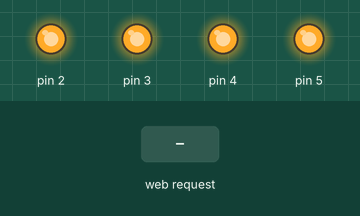
Recording of a sketch running on a simulated Arduino Uno, built for the host (arithmetic inside an expression is 32-bit, double 64-bit). On the bench: output pins drawn as LEDs (lit = HIGH). Inputs (shaded band) come from the test bench. WiFi joins after 1.5 s; servers stay silent unless stated; what the sketch prints to the serial monitor is not drawn.

Above: at 1.2 s.
1.3 s: HTTP request GET /led received
Timing chart, 0 to 4.3 s (numbered marks = the images above; inputs shaded):
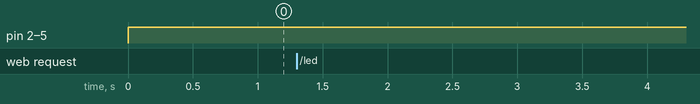

The sketch:

LedLeyente.ino
```cpp
#include <SPI.h>
#include <Ethernet.h>

// Configuración de red
byte mac[] = { 0xDE, 0xAD, 0xBE, 0xEF, 0xFE, 0xED };
IPAddress ip(10, 0, 0, 178);

EthernetServer server(80);
struct Rele {
	int pin;
	bool On = true;
	String corriente, Potencia;
};
String Cadena = "";
Rele rele[4];
const int analogPins[] = { A0, A1, A2, A3 };
int i;
void setup() {
	for (int i = 0; i < 4; i++) {
		rele[i].pin = 5 - i;
		pinMode(rele[i].pin, OUTPUT);
		digitalWrite(rele[i].pin, LOW);
	}
	Ethernet.begin(mac, ip);
	server.begin();
	Serial.begin(9600);
	Serial.print("Servidor iniciado en: ");
	Serial.println(Ethernet.localIP());
}

void loop() {
	Web();
	for (i = 0; i < 4; i++) {
		digitalWrite(rele[i].pin, rele[i].On);
	}
}
void Web() {
	EthernetClient client = server.available();
	if (client) {
		String req = "";
		while (client.connected()) {
			if (client.available()) {
				char c = client.read();
				req += c;
				if (c == '\n') {  // Procesar petición
					ProcesarPeticion(req);
					EnviarPag(client);
					break;
				}
			}
		}
		delay(1);
		client.stop();
	}
}
void ProcesarPeticion(String req) {
	for (int i = 0; i < 4; i++) {
		String onCmd = "GET /led" + String(i + 1) + "on";
		String offCmd = "GET /led" + String(i + 1) + "off";
		if (req.indexOf(onCmd) >= 0) {  //Permite que la página y los leds esten vinculados
			rele[i].On = !rele[i].On;
		} else if (req.indexOf(offCmd) >= 0) {
			rele[i].On = !rele[i].On;
		}
	}
}
void EnviarPag(EthernetClient client) {
	int lectura = analogRead(analogPins[i]);
	float medicion = lectura * (5.0 / 1023.0);
	Serial.println(medicion);
	String colorMed = (medicion > 3.0) ? "#f44336" : "#FFC107";
	client.println("HTTP/1.1 200 OK");
	client.println("Content-Type: text/html");
	client.println("Connection: close");
	client.println();
	client.println("<!DOCTYPE html><html><head><meta charset='UTF-8'><title>Control de 4 LEDs</title>");  // Codificación utilizada, coloquen esto en un bloc de notas lo guardan como todos los archivos y el nombre entre "" para visualizar la página sin el módulo
	client.println("<style>");
	client.println("body { font-family: Arial; text-align: center; margin-top: 20px; }");                                                                                                       //Tipo de letra
	 client.println(".panel { display:inline-block; margin:10px; background:white; padding:10px; border-radius:8px; }");
  client.println(".button { display: inline-block; margin: 5px; padding: 10px 20px; font-size: 16px; color: white; border: none; cursor: pointer; transition: 0.3s; border-radius: 5px; }");  //Clase de pulsador, me da los tamaños y demás
	client.println(".on { background-color: green; } .on:hover { background-color: lime; }");                                                                                                   //Color Encendido
	client.println(".off { background-color: red; } .off:hover { background-color: tomato; }");
	client.println(".med { display: inline-block; margin:10px; padding: 10px 20px;padding:5px; background:#FFC107; }");
	client.println("</style></head><body>");
	client.println("<h1>Panel de control</h1>");  //Titulo
	for (int i = 0; i < 4; i++) {
		//Comienzo, frase Led x Encendido, o Apagado
		client.print("<h1>LED ");  //Tamaño de letra, 1 mayor que 3
		client.print(i + 1);
		client.print(": ");
		client.print(rele[i].On ? "Encendido" : "APAGADO");
		client.println("</h1>");
		client.print("<a href='/led");  //En conjunto a lo inferior me permite realizar
		client.print(i + 1);            //Un funcionamiento lógico de cada pulsador
		if (!rele[i].On) {
			client.print("on'><button class='button on'>Encender LED ");  //El primero me manega la lógica, el segundo el color lógico
		} else {
			client.print("off'><button class='button off'>Apagar LED ");
		}
		//client.println("</button></a>");  //Cierra el funcionamiento lógico del boton
		client.println("</button></a><br><br>");//Cierra el link del boton y produce un salto


		int lectura = analogRead(analogPins[i]);
		float medicion = lectura * (5.0 / 1023.0);
		String colorMed = (medicion > 3.0) ? "#f44336" : "#FFC107";
		client.print("<div class='med' style='background:");
		client.print(colorMed);
		client.print("'>Medición: ");
		client.print(medicion, 2);
		client.println(" V</div><br><br>");
		client.print("<input type='text' placeholder='Comando'> <button>Enviar</button>");
		client.println("</div>");
	}
	client.println("</body></html>");  //Finaliza la página web
}
```

Measured:
- after the input at 1.3 s, every drawn part: stays the same
